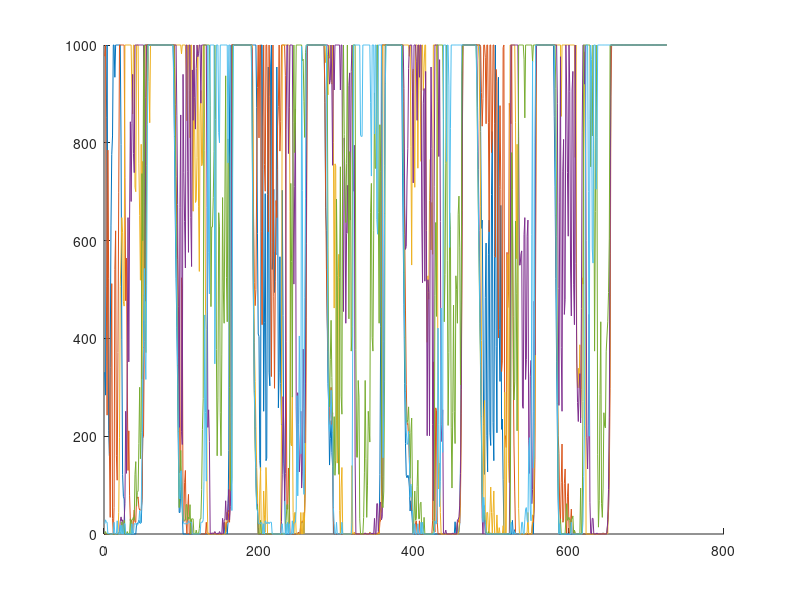
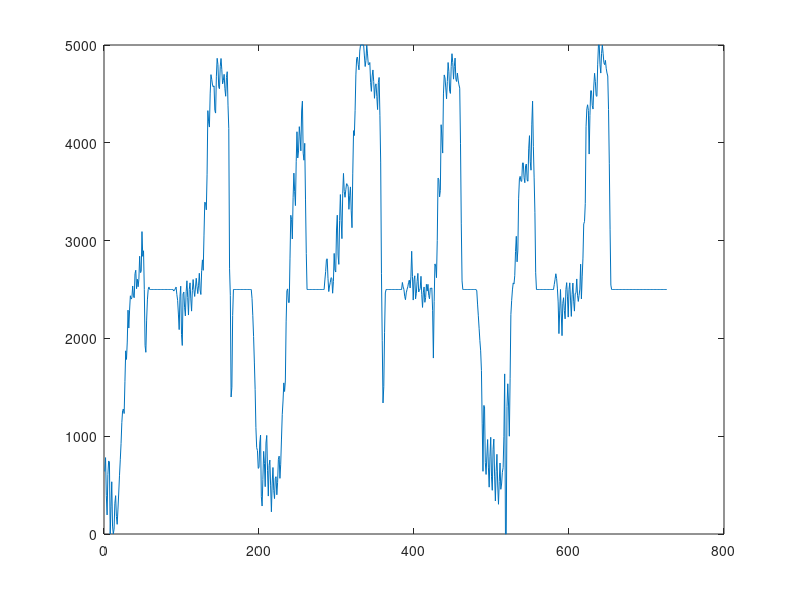

The MATLAB script that drew these images, in order:
M = csvread('arduinoReadings.csv',50,0);
a = linspace(1,size(M,1),size(M,1));
figure
hold on
V1 = M(:,1);
plot(a,V1)

V2 = M(:,2);
plot(a,V2)

V3 = M(:,3);
plot(a,V3)

V4 = M(:,4);
plot(a,V4)

V5 = M(:,5);
plot(a,V5)

V6 = M(:,6);
plot(a,V6)

figure
V7 = M(:,7);
plot(a,V7)